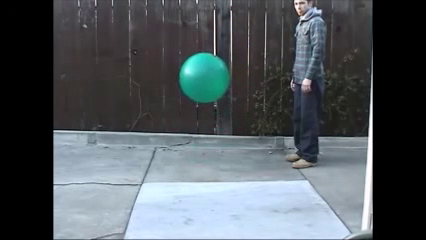
#> input picture frame 51 of green.mp4, 426 x 240 px, given in place of bluebox_drone.MP4, which was not available
$ python x_y_to_theta_fi.py   (older library calls are emulated)
#> lines starting #> are read from the running program, lines starting #| are printed output that depends on the picture; after the words box and inside, x2 and y2 are one past the last pixel; in counts of white or black regions, pixels touching at a corner belong together; pictures that were not available may be replaced by others from this repository, and a replacement may not be noted
import cv2
import numpy as np
import time
import math
import matplotlib.pyplot as plt
import csv
hmin = 0
hmax = 0
smin = 0
smax = 0
vmin = 0
vmax = 0
max_index = 0

def hminc(x):
    hmin = x


def hmaxc(x):
    hmax = x


def sminc(x):
    smin = x


def smaxc(x):
    smax = x


def vminc(x):
    vmin = x


def vmaxc(x):
    vmax = x


lower_hsv = np.array([hmin, smin, vmin])
upper_hsv = np.array([hmax, smax, vmax])
# [7 lines of commented-out code are left out]
cap = cv2.VideoCapture('bluebox_drone.MP4')
largest_area = 0
theta =[0]
fi = [0]
timestamp = [0]
X = [0]
Y = [0]
cX, cY = 0, 0
areas = []
starttime = time.time()
previoustime = starttime
ret,frame = cap.read()
#> frame is the input picture: shape (240, 426, 3); mean B, G, R 93.4, 88.1, 81.3
hframe,wframe = frame.shape[0],frame.shape[1]
#> hframe = 240; wframe = 426
#fourcc = cv2.VideoWriter_fourcc(*'XVID')

#out = cv2.VideoWriter('output_processe.avi', fourcc, 32.0, (wframe,hframe))


#csv file for storing yaw pitch with timestamp

with open('orientation_data.csv', 'w+') as csv_file:
    csv_writer = csv.writer(csv_file)
    csv_writer.writerow(["Yaw","Pitch","Timestamp"])


while True:
    ret, frame = cap.read()
    if not ret:
        cap = cv2.VideoCapture('bluebox_drone.MP4')
        ret, frame = cap.read()
        continue
    hframe,wframe = frame.shape[0],frame.shape[1]
    cntFrameX,cntFrameY = wframe//2,hframe//2
#> cntFrameX = 213; cntFrameY = 120
    # [9 lines of commented-out code are left out]
    lower_hsv = np.array([86,122,117])
    upper_hsv = np.array([176,215,255])
    # frame = cv2.rotate(frame,0)
    hsv = cv2.cvtColor(frame, cv2.COLOR_BGR2HSV)
#> hsv: shape (240, 426, 3); mean H, S, V 73.3, 33.6, 95
    mask = cv2.inRange(hsv, lower_hsv, upper_hsv)
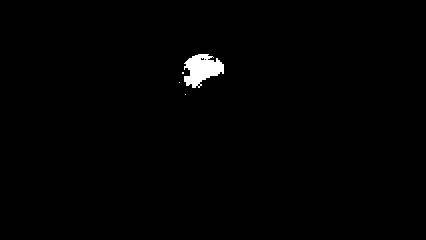
#> mask: shape (240, 426); 0.84% white; 4 white regions (3 under 20 px), largest, box (x1, y1, x2, y2) and area: (184, 54, 224, 88) 856
    kernel = np.ones((5,5), np.int)
    dilated = cv2.dilate(mask, kernel)
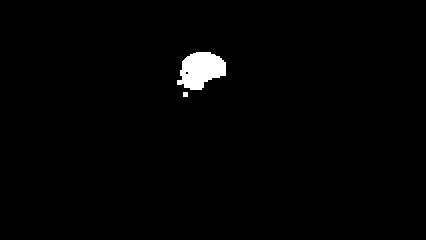
#> dilated: shape (240, 426); 1.3% white; 2 white regions
    morphed = cv2.morphologyEx(dilated,cv2.MORPH_OPEN,kernel)
    res = cv2.bitwise_and(frame, frame, mask=mask)
    ret, thrshed = cv2.threshold(cv2.cvtColor(res, cv2.COLOR_BGR2GRAY), 3, 255, cv2.THRESH_BINARY)
    _,cnts,_ = cv2.findContours(morphed,cv2.RETR_TREE,cv2.CHAIN_APPROX_SIMPLE)
#> cnts = 3 contours, 2 with area under 20; largest, box (x1, y1, x2, y2) and area: (177, 52, 226, 90) 1222
    if len(cnts) != 0:
        # draw in blue the contours that were founded
        #cv2.drawContours(frame, cnts, -1, 255, 3)

        # find the biggest area
        cnt = max(cnts, key=cv2.contourArea)
#> cnt = contour of 58 points, box (x1, y1, x2, y2) (177, 52, 226, 90), area 1222

        M = cv2.moments(cnt)
#> M = moments, m00 1221.5, centre m10/m00, m01/m00 = (200.6, 69.34)

        if M["m00"] != 0:
            cX = int(M["m10"] / M["m00"])
#> cX = 200
            cY = int(M["m01"] / M["m00"])
#> cY = 69
        else:

            cX, cY = 0, 0
        ##
        ##    # draw the contour and center of the shape on the image
        cv2.drawContours(frame, [cnt], -1, (0, 255, 0), 2)
        cv2.circle(frame, (cX, cY), 7, (255, 255, 255), -1)
        cv2.putText(frame, "center of Obj", (cX - 20, cY - 20),cv2.FONT_HERSHEY_SIMPLEX, 0.5, (255, 255, 255), 2)

    cv2.circle(frame,(cntFrameX,cntFrameY),5,(255,255,255),-1)
#> frame: shape (240, 426, 3); mean B, G, R 94.4, 90.3, 82.7
    cv2.putText(frame, "center of frame", (cntFrameX - 10, cntFrameY - 10),cv2.FONT_HERSHEY_SIMPLEX, 0.5, (255, 255, 255), 2)
    delx = cntFrameX-cX
#> delx = 13
    dely = cntFrameY-cY
#> dely = 51
    X.append(delx)
    Y.append(dely)
    #Need to find actual value of angle of view of camera
    delfi = -math.atan(math.tan(1.134)*delx/320)*180/3.14
#> delfi = -4.98
    deltheta = -math.atan(math.tan(1.134)*dely/240)*180/3.14
#> deltheta = -24.49

    cv2.putText(frame,'Pitch :'+str.format('{0:.3f}', deltheta)+'Yaw :'+str.format('{0:.3f}', delfi),(wframe-240,80),cv2.FONT_HERSHEY_SIMPLEX,0.5,(0,0,0),2)
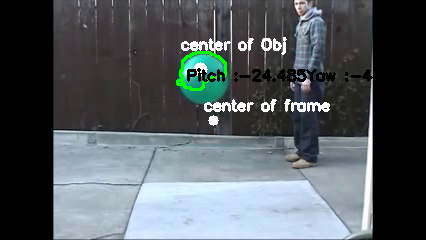
#> frame: shape (240, 426, 3); mean B, G, R 95, 90.7, 83.5
    theta.append(deltheta)
    fi.append(delfi)
    timenow = time.time()
    timeval = timenow-starttime
    timeframe = timenow-previoustime
    previoustime=timenow
    timestamp.append(timeval)
    # [5 lines of commented-out code are left out]
    print("TimeFrame :",timeframe)
    #csv file store output
    with open('orientation_data.csv', 'a') as csv_file:
        csv_writer = csv.writer(csv_file)
        csv_writer.writerow(
            [delfi,deltheta,timenow])

    #cv2.imshow('hsv', hsv)
    cv2.imshow('frame', frame)
    # [5 lines of commented-out code are left out]
    k = cv2.waitKey(30) & 0xFF
#> (key q is pressed here)
    if k == ord('q'):
        fig, axs= plt.subplots(4)
        fig.suptitle('Change of X,Y,theta,phy wrt time')
        #axs.plot(timestamp,delX)
        axs[0].plot(timestamp,X)
        axs[1].plot(timestamp,Y)
        axs[2].plot(timestamp,theta)
        axs[3].plot(timestamp,fi)
        axs[0].set(xlabel = 'time',ylabel = 'delX')
        axs[1].set(xlabel = 'time',ylabel = 'delY')
        axs[2].set(xlabel = 'time',ylabel = 'deltheta')
        axs[3].set(xlabel = 'time',ylabel = 'delfy')
        plt.show()
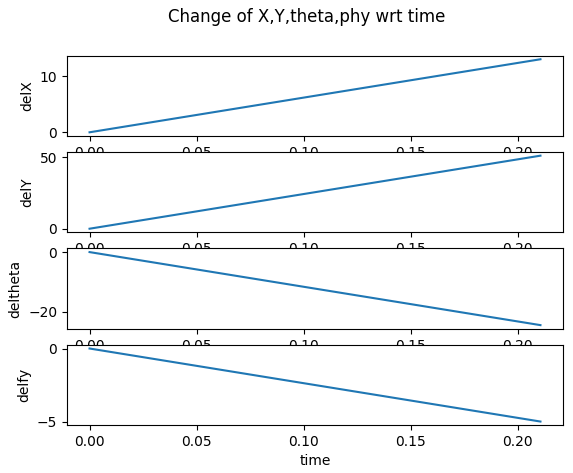
#> figure drawn by matplotlib, 4 panels
        break
#out.release()
cap.release()
cv2.destroyAllWindows()

$ run again, starting later in the video
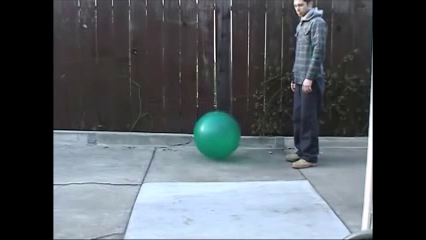
#> input picture frame 229 of green.mp4, 426 x 240 px, given in place of bluebox_drone.MP4, which was not available
#> frame is the input picture: shape (240, 426, 3); mean B, G, R 92.1, 86.6, 80.4
#> hsv: shape (240, 426, 3); mean H, S, V 72.2, 30.8, 93.5
#> `mask = cv2.inRange(hsv, lower_hsv, upper_hsv)`:
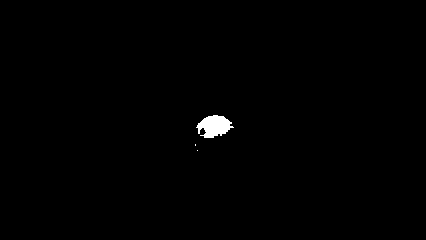
#> mask: shape (240, 426); 0.55% white; 3 white regions (2 under 20 px), largest, box (x1, y1, x2, y2) and area: (196, 115, 234, 138) 558
#> dilated: shape (240, 426); 0.89% white; 2 white regions
#> cnts = 2 contours; box (x1, y1, x2, y2) and area: (194, 113, 236, 140) 802, (193, 142, 200, 153) 39
#> cnt = contour of 48 points, box (x1, y1, x2, y2) (194, 113, 236, 140), area 802
#> M = moments, m00 801.5, centre m10/m00, m01/m00 = (213.7, 126)
#> cX = 213
#> cY = 126
#> delx = 0
#> dely = -6
#> delfi = 0
#> deltheta = 3.07
#> `plt.show()`:
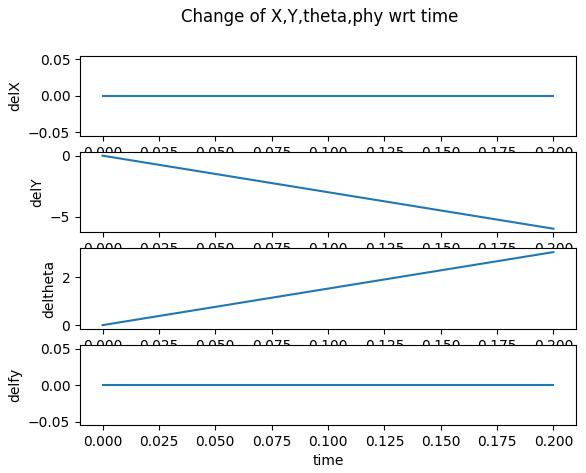
#> figure drawn by matplotlib, 4 panels

$ run again, starting later in the video
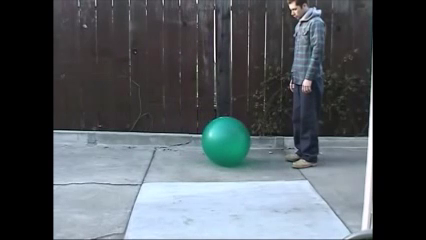
#> input picture frame 408 of green.mp4, 426 x 240 px, given in place of bluebox_drone.MP4, which was not available
#> frame is the input picture: shape (240, 426, 3); mean B, G, R 91.8, 86.3, 79.9
#> hsv: shape (240, 426, 3); mean H, S, V 74.4, 32.7, 93.4
#> `mask = cv2.inRange(hsv, lower_hsv, upper_hsv)`:
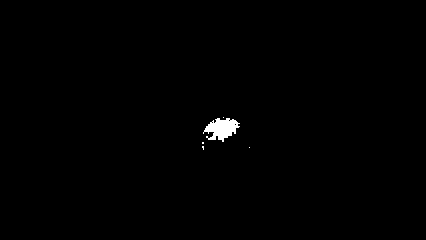
#> mask: shape (240, 426); 0.52% white; 5 white regions (4 under 20 px), largest, box (x1, y1, x2, y2) and area: (203, 118, 240, 142) 518
#> dilated: shape (240, 426); 0.93% white; 2 white regions
#> cnts = 2 contours, 1 with area under 20; largest, box (x1, y1, x2, y2) and area: (200, 115, 242, 152) 858
#> cnt = contour of 59 points, box (x1, y1, x2, y2) (200, 115, 242, 152), area 858
#> M = moments, m00 858, centre m10/m00, m01/m00 = (219.6, 129.6)
#> cX = 219
#> cY = 129
#> delx = -6
#> dely = -9
#> delfi = 2.3
#> deltheta = 4.59
#> `plt.show()`:
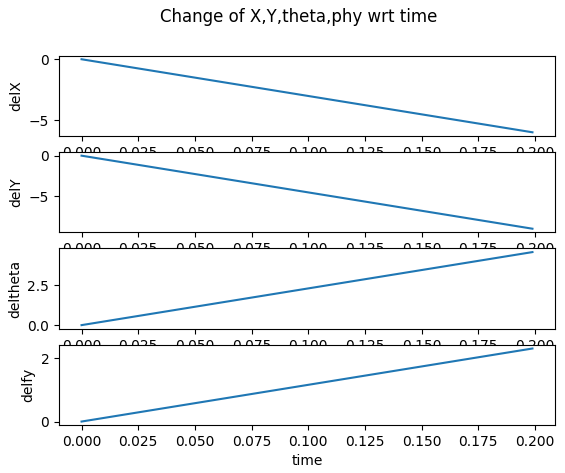
#> figure drawn by matplotlib, 4 panels
